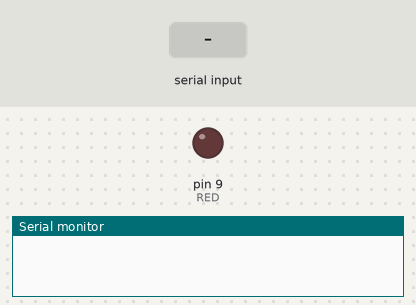
Recording of a sketch running on a simulated Arduino Uno, built with avr-gcc and run on an emulated ATmega328P. Parts: output pins drawn as LEDs (lit = HIGH), the last lines printed to the serial monitor. The inputs (shaded band) are chosen by the test bench.

Above: at 1.2 s.
1.3 s: "90,45\n" received over Serial
At 1.7 s:
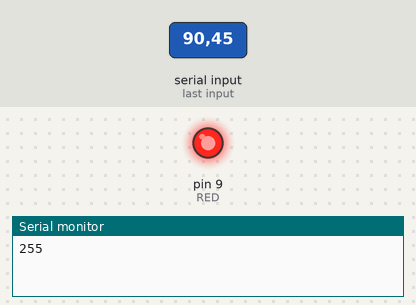
2.8 s: "5\n" received over Serial
At 4.0 s:
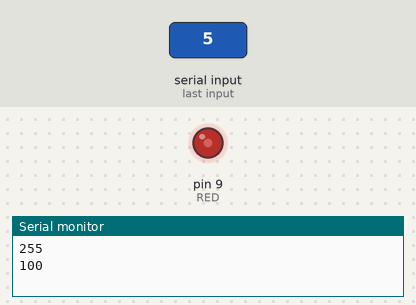
4.3 s: "30,150\n" received over Serial
At 5.2 s:
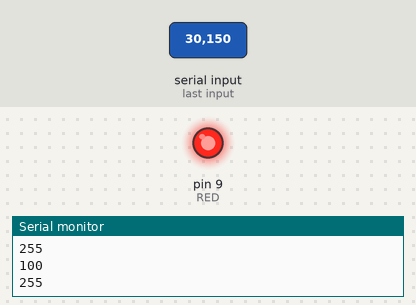
Timing chart, 0 to 7.3 s (numbered marks = the images above; inputs shaded):
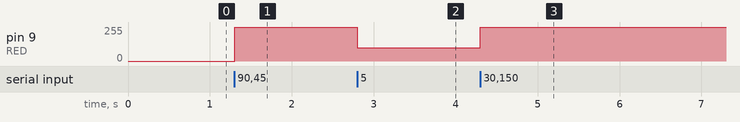

Measured:
- after the input at 1.3 s, pin 9 (RED): 0/255 → 255/255 at once
- after the input at 2.8 s, pin 9 (RED): 255/255 → 100/255 at once
- after the input at 4.3 s, pin 9 (RED): 100/255 → 255/255 at once

The sketch:

sketch_dec22f.ino
```cpp
//Serial통신, LED
int RED = 9;

void setup() {
  // put your setup code here, to run once:
  Serial.begin(115200);
}

void loop() {
  // put your main code here, to run repeatedly:

  if(Serial.available()){
    int Input = Serial.parseInt();
    if(Serial.read() == '\n'){
      int light = constrain(Input*20, 0, 255);  //입력값에 따라서 LED 밝기 조절
      analogWrite(RED, light);
      Serial.println(light);
    }
  }
}
```
